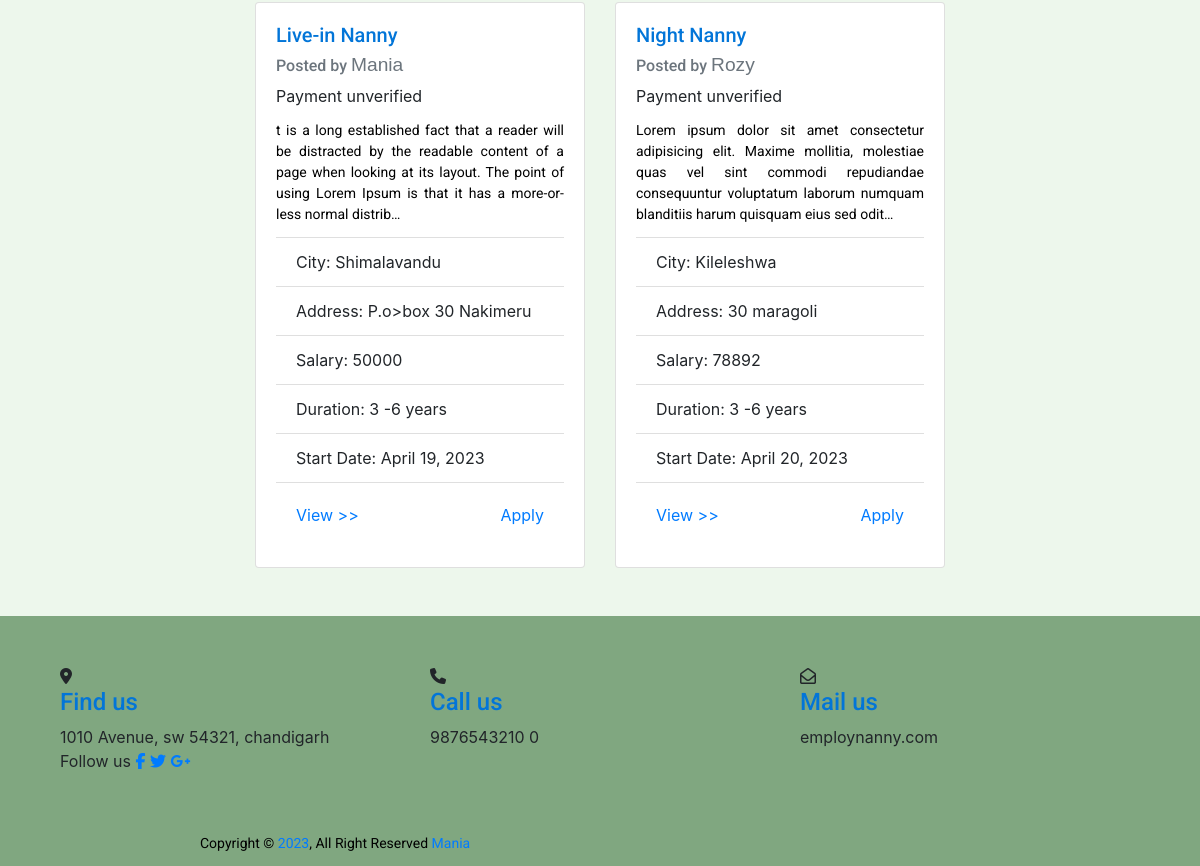
The app's page /job_listing (lower part), older data.
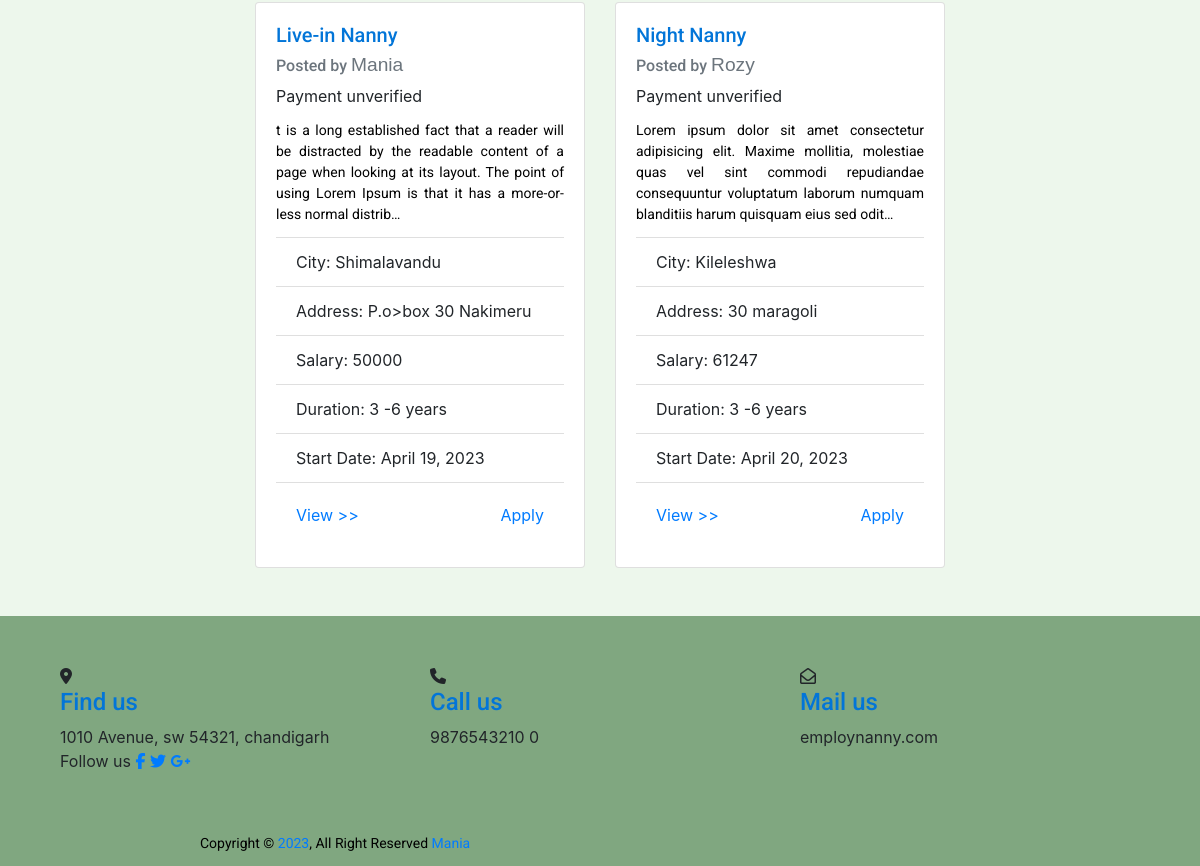
The same page, newer data.
### jobapp/models.py (models this page shows, shortened)
class jobModel(models.Model):
    employer = models.ForeignKey(User, on_delete=models.CASCADE)
    category = models.CharField(max_length=100, choices=CATEGORIES)
    city = models.CharField(max_length=100)
    addresss = models.CharField(max_length=100)
    salary = models.CharField(max_length=100)
    language = models.CharField(max_length=100)
    nanny_age = models.CharField(max_length=100, choices=AGE_GROUP_CHOICES)
    hours_per_day = models.IntegerField(default=2)
    start_date = models.DateField()
    years_of_experience = models.IntegerField(default=0)
    duration = models.CharField(max_length=100, choices=CONTRACT_DURATION)
    date_posted = models.DateTimeField(auto_now_add=True)
    job_description = models.TextField(blank=True)
    days_off = models.CharField(
        max_length=100, choices=DAYS_OFF_CHOICES, default='Every weekend')
    leave_available = models.BooleanField(choices=LEAVE_CHOICES, default=False)
    vacation_days_per_year = models.CharField(
        max_length=100, choices=VACATION_CHOICES, default='Two weeks')

### jobapp/views.py (the view)
# urls.py: path('job_listing', views.job_listings, name="job_listing"),
def job_listings(request):
    if request.user.groups.filter(name='employer').exists():
        jobs = jobModel.objects.filter(
            employer=request.user).order_by('-date_posted')
    else:
        jobs = jobModel.objects.all().order_by('-date_posted')
    for job in jobs:
        employer = job.employer
        total_payments = Payment.objects.filter(
            user=employer).aggregate(Sum('amount'))['amount__sum'] or 0
        if total_payments >= int(job.salary):
            job.payment_status = 'verified'
        else:
            job.payment_status = 'unverified'
    category_query = request.GET.get('category')
    salary_min = request.GET.get('salary_min')
    if category_query:
        jobs = jobs.filter(category__iexact=category_query)
    if salary_min:
        jobs = jobs.filter(salary__gte=Decimal(salary_min))
    paginator = Paginator(jobs, 9)
    page_number = request.GET.get('page')
    page_obj = paginator.get_page(page_number)
    context = {
        'page_obj': page_obj,
        'category_query': category_query,
        'salary_min': salary_min,
        'categories': CATEGORIES
    }
    return render(request, 'jobapp/joblistings.html', context)

### jobapp/templatetags/jobapp_tags.py (called while the page is built)
@register.filter(name='has_group')
def has_group(user, group_name):
    return user.groups.filter(name=group_name).exists()

### jobapp/templates/jobapp/joblistings.html (shortened to what this page needs)
{% extends 'jobapp/base.html' %} {% block content %}{% load jobapp_tags%}
<div class="container" style="max-width: 90%">
    {% for job in page_obj %}
    <div class="col-md-4 mb-4">
      <div class="card h-100">
        <div class="card-body">
          <h5 class="card-title">{{ job.category }}</h5>
          <h6 class="card-subtitle mb-2 text-muted">
            Posted by <span class="employer">{{ job.employer.username }}</span>
          </h6>
          {% if job.payment_status == 'verified' %}
          <div class="payment-verified" style="color: #0275d8">
            Payment verified
          </div>
          {% else %}
          <div class="payment-unverified">Payment unverified</div>
          {% endif %}
          <p class="card-text">{{ job.job_description|truncatechars:200 }}</p>
          <ul class="list-group list-group-flush">
            <li class="list-group-item">City: {{ job.city }}</li>
            <li class="list-group-item">Address: {{ job.addresss }}</li>
            <li class="list-group-item">Salary: {{ job.salary }}</li>
            <li class="list-group-item">Duration: {{ job.duration }}</li>
            <li class="list-group-item">Start Date: {{ job.start_date }}</li>
          </ul>
          <div class="card-body d-flex justify-content-between align-items-end">
            {% if request.user|has_group:'employer'%}
              <a
              href="{% url 'job_detail' job_id=job.pk %}"
              class="card-link float-left"
              >Public View  >></a
            >
            {% else %}
            <a
              href="{% url 'job_detail' job_id=job.pk %}"
              class="card-link float-left "
              >View >></a
            >
            <a
              href="{% url 'apply_for_job' job_id=job.pk %}"
              class="card-link ml-auto"
              >Apply</a
            >
            {% endif %}
          </div>
        </div>
      </div>
    </div>
    {% if forloop.counter|divisibleby:3 %}
  <div class="row justify-content-center">{% endif %} {% endfor %}</div>
</div>
{% endblock %}

Row changes from the older to the newer data that the page shows:
changed jobModel "Night Nanny": salary "78892" → "61247"
